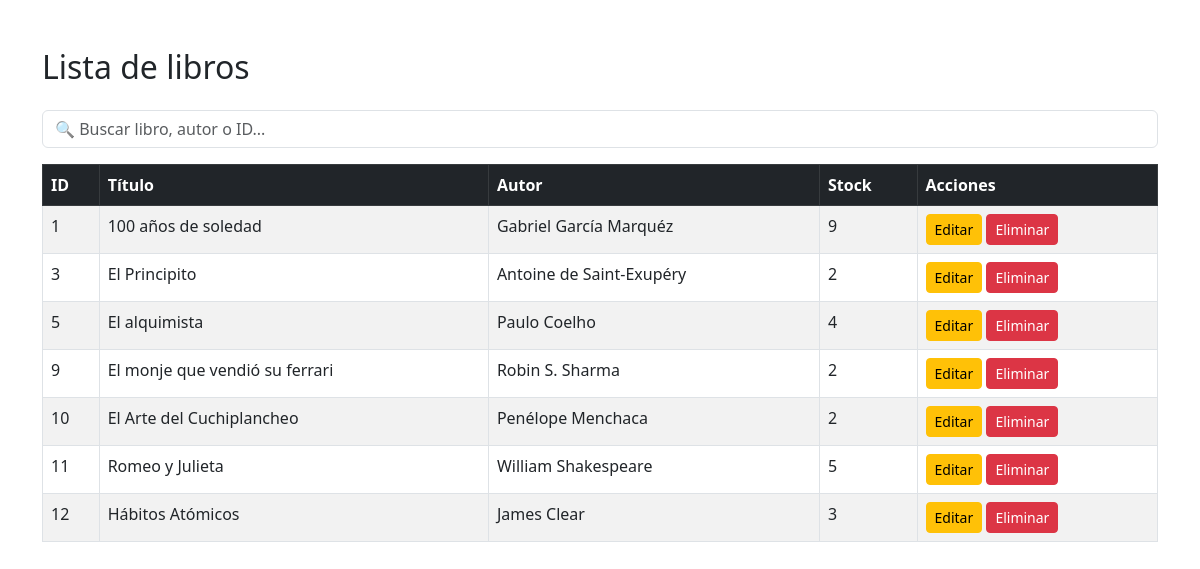
The page /ConsultarLibros.php?mensaje=solicitado (signed in) on the database its author committed.
### tables this page shows
CREATE TABLE `libros` (
  `id` int NOT NULL,
  `titulo` varchar(150) NOT NULL,
  `autor` varchar(100) NOT NULL,
  `genero` varchar(50) DEFAULT NULL,
  `isbn` varchar(20) DEFAULT NULL,
  `stock` int NOT NULL,
  `activo` tinyint DEFAULT '1'
);

### ConsultarLibros.php (the view, shortened to what this page needs)
<?php
include("conexion.php");
$result = $conexion->query("SELECT * FROM libros WHERE activo = 1");
?>
<!DOCTYPE html>
<html>
<head>
    <link href="https://cdn.jsdelivr.net/npm/bootstrap@5.3.0/dist/css/bootstrap.min.css" rel="stylesheet">
</head>
<body>
<div class="container mt-5">
    <h2 class="mb-4">Lista de libros</h2>
    <div class="mb-3">
    <input type="text" id="buscador" class="form-control" placeholder="🔍 Buscar libro, autor o ID...">
</div>
    <table class="table table-bordered table-striped table-hover" id="tablaLibros">
        <thead class="table-dark">
            <tr>
                <th>ID</th>
                <th>Título</th>
                <th>Autor</th>
                <th>Stock</th>
                <th>Acciones</th>
            </tr>
        </thead>
        <tbody>
<?php while ($row = $result->fetch_assoc()) { ?>
    <tr>
        <td><?php echo $row['id']; ?></td>
        <td><?php echo htmlspecialchars($row['titulo']); ?></td>
        <td><?php echo htmlspecialchars($row['autor']); ?></td>
        <td><?php echo $row['stock']; ?></td>
        <td>
            <a href="editar_libro.php?id=<?php echo $row['id']; ?>" class="btn btn-warning btn-sm">Editar</a>
            <a href="eliminar_libro.php?id=<?php echo $row['id']; ?>"
            class="btn btn-danger btn-sm"
            onclick="return confirmarEliminacion(<?php echo $row['stock']; ?>)">
            Eliminar</a>
        </td>
    </tr>
<?php } ?>
</tbody>
    </table>
</div>
</body>
</html>

### rows shown on the page
libros: id "1", titulo "100 años de soledad", autor "Gabriel García Marquéz", stock "9"
libros: id "3", titulo "El Principito", autor "Antoine de Saint-Exupéry", stock "2"
libros: id "5", titulo "El alquimista", autor "Paulo Coelho", stock "4"
libros: id "9", titulo "El monje que vendió su ferrari", autor "Robin S. Sharma", stock "2"
libros: id "10", titulo "El Arte del Cuchiplancheo", autor "Penélope Menchaca", stock "2"
libros: id "11", titulo "Romeo y Julieta", autor "William Shakespeare", stock "5"
libros: id "12", titulo "Hábitos Atómicos", autor "James Clear", stock "3"
